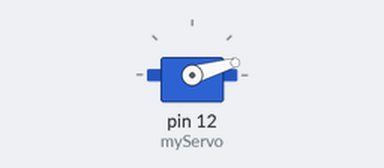
The sketch below on a simulated Arduino Uno, built with avr-gcc and run on an emulated ATmega328P. Parts: servo.

Above: at 0.05 s.
At 2.2 s:
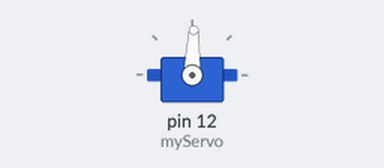
At 4.35 s:
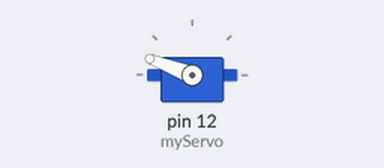
At 8.65 s:
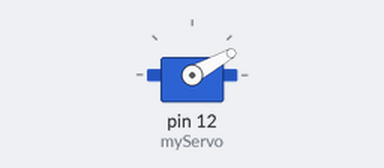
Timing chart, 0 to 11.8 s (numbered marks = the images above):
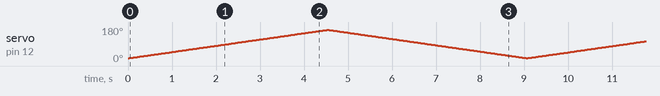

The sketch:

rotateRadar.ino
```cpp
// Includes the Servo library
#include <Servo.h>.
// Defines Tirg and Echo pins of the Ultrasonic Sensor
//const int trigPin = 10;
//const int echoPin = 11;
// Variables for the duration and the distance
long duration;
int distance;
Servo myServo; // Creates a servo object for controlling the servo motor
int speakerOut = 9;

void setup() {
//  pinMode(trigPin, OUTPUT); // Sets the trigPin as an Output
//  pinMode(echoPin, INPUT); // Sets the echoPin as an Input
  Serial.begin(9600);
  myServo.attach(12); // Defines on which pin is the servo motor attached
}
void loop() {
  // rotates the servo motor from 15 to 165 degrees
  for(int i=15;i<=165;i++){
    myServo.write(i);
    delay(30);
//    distance = calculateDistance();// Calls a function for calculating the distance measured by the Ultrasonic sensor for each degrees
//    Serial.print(i); // Sends the current degree into the Serial Port
//    Serial.print(","); // Sends addition character right next to the previous value needed later in the Processing IDE for indexing
//    Serial.print(distance); // Sends the distance value into the Serial Port
//    Serial.print("."); // Sends addition character right next to the previous value needed later in the Processing IDE for indexing
  }
  // Repeats the previous lines from 165 to 15 degrees
  for(int i=165;i>15;i--){
    myServo.write(i);
    delay(30);
//    distance = calculateDistance();
//    Serial.print(i);
//    Serial.print(",");
//    Serial.print(distance);
//    Serial.print(".");
  }
}
// Function for calculating the distance measured by the Ultrasonic sensor
//int calculateDistance(){
//
//  digitalWrite(trigPin, LOW);
//  delayMicroseconds(2);
//  // Sets the trigPin on HIGH state for 10 micro seconds
//  digitalWrite(trigPin, HIGH);
//  delayMicroseconds(10);
//  digitalWrite(trigPin, LOW);
//  duration = pulseIn(echoPin, HIGH); // Reads the echoPin, returns the sound wave travel time in microseconds
//  distance= duration*0.034/2;
//  return distance;
//}
```
